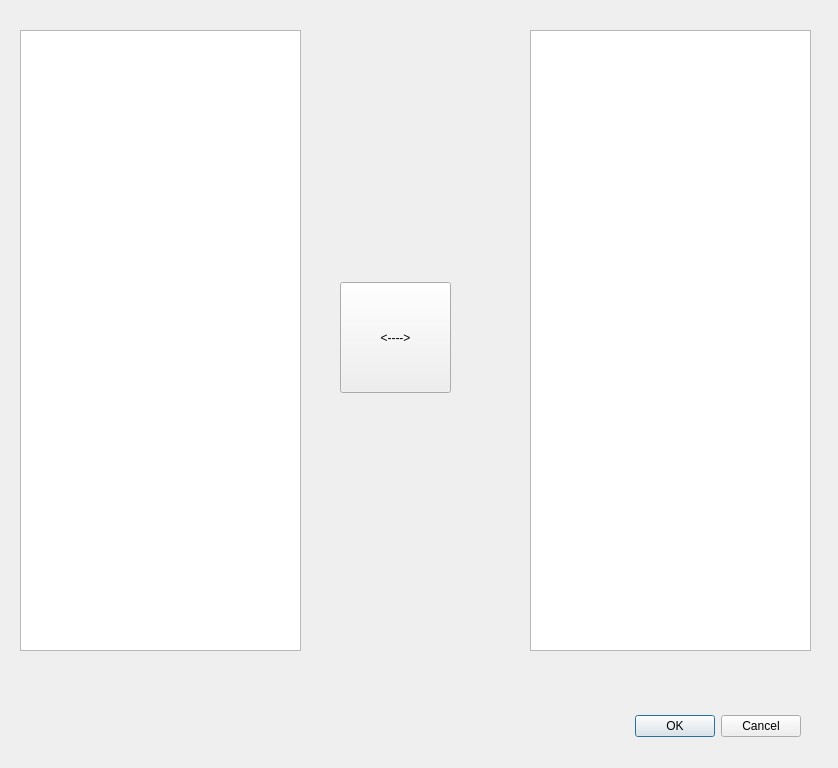
<?xml version="1.0" encoding="UTF-8"?>
<ui version="4.0">
 <class>DialogueArtistesInverses</class>
 <widget class="QDialog" name="DialogueArtistesInverses">
  <property name="geometry">
   <rect>
    <x>0</x>
    <y>0</y>
    <width>838</width>
    <height>768</height>
   </rect>
  </property>
  <property name="windowTitle">
   <string>Dialog</string>
  </property>
  <widget class="QDialogButtonBox" name="buttonBox">
   <property name="geometry">
    <rect>
     <x>460</x>
     <y>710</y>
     <width>341</width>
     <height>32</height>
    </rect>
   </property>
   <property name="orientation">
    <enum>Qt::Horizontal</enum>
   </property>
   <property name="standardButtons">
    <set>QDialogButtonBox::Cancel|QDialogButtonBox::Ok</set>
   </property>
  </widget>
  <widget class="QListWidget" name="ListeArtistes">
   <property name="geometry">
    <rect>
     <x>20</x>
     <y>30</y>
     <width>281</width>
     <height>621</height>
    </rect>
   </property>
  </widget>
  <widget class="QPushButton" name="Inversion">
   <property name="geometry">
    <rect>
     <x>340</x>
     <y>282</y>
     <width>111</width>
     <height>111</height>
    </rect>
   </property>
   <property name="text">
    <string>&lt;----&gt;</string>
   </property>
  </widget>
  <widget class="QListWidget" name="ListeInversee">
   <property name="geometry">
    <rect>
     <x>530</x>
     <y>30</y>
     <width>281</width>
     <height>621</height>
    </rect>
   </property>
  </widget>
 </widget>
 <resources/>
 <connections>
  <connection>
   <sender>buttonBox</sender>
   <signal>accepted()</signal>
   <receiver>DialogueArtistesInverses</receiver>
   <slot>accept()</slot>
   <hints>
    <hint type="sourcelabel">
     <x>248</x>
     <y>254</y>
    </hint>
    <hint type="destinationlabel">
     <x>157</x>
     <y>274</y>
    </hint>
   </hints>
  </connection>
  <connection>
   <sender>buttonBox</sender>
   <signal>rejected()</signal>
   <receiver>DialogueArtistesInverses</receiver>
   <slot>reject()</slot>
   <hints>
    <hint type="sourcelabel">
     <x>316</x>
     <y>260</y>
    </hint>
    <hint type="destinationlabel">
     <x>286</x>
     <y>274</y>
    </hint>
   </hints>
  </connection>
 </connections>
</ui>
